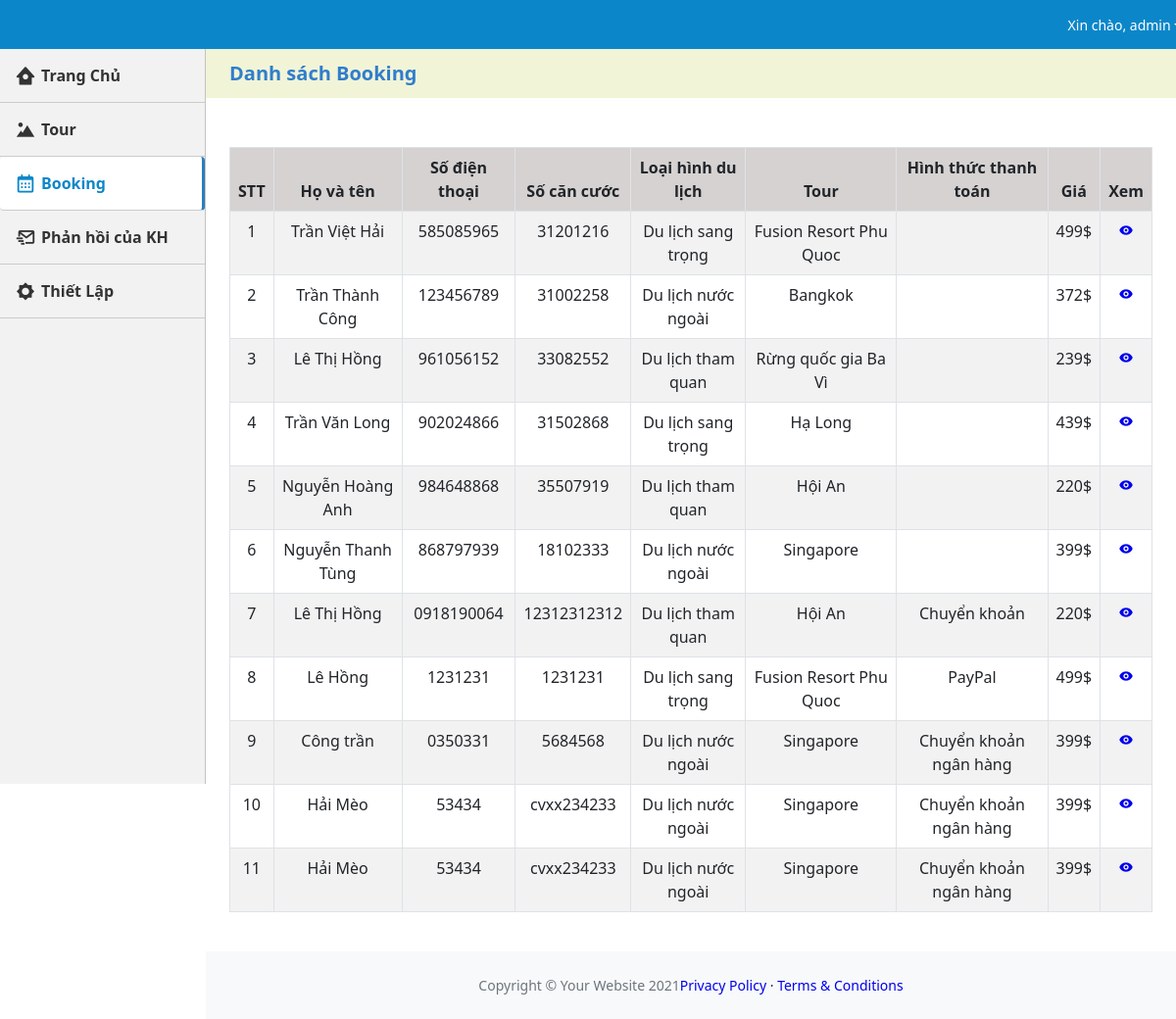
Screenshot of /booking.php (signed in) with the database file from the repository.
### tables this page shows
CREATE TABLE `tbl_booking` (
  `id_booking` int(11) NOT NULL,
  `id_tour` int(11) NOT NULL,
  `ho_va_ten` varchar(30) NOT NULL,
  `dia_chi` varchar(300) NOT NULL,
  `so_dien_thoai` varchar(15) NOT NULL,
  `so_can_cuoc` varchar(15) NOT NULL,
  `loai_hinh_DL` varchar(40) NOT NULL,
  `hinh_thuc_thanh_toan` varchar(30) NOT NULL,
  `gia` int(11) NOT NULL
);

CREATE TABLE `tbl_tour` (
  `id_tour` int(11) NOT NULL,
  `loai_hinh` varchar(30) NOT NULL,
  `diem_den` varchar(50) NOT NULL,
  `khoang_thoi_gian` varchar(30) NOT NULL,
  `anh_1` varchar(255) NOT NULL,
  `anh_2` varchar(255) NOT NULL,
  `gioi_thieu_tour` text NOT NULL,
  `dich_vu_1` varchar(40) NOT NULL,
  `dich_vu_2` varchar(40) NOT NULL,
  `dich_vu_3` varchar(40) NOT NULL,
  `dich_vu_4` varchar(40) NOT NULL,
  `dich_vu_5` varchar(40) NOT NULL,
  `gia` int(11) NOT NULL,
  `link` text NOT NULL
);

### booking.php (the view, shortened to what this page needs)
<?php
$page = 'booking';
?>
<!DOCTYPE html>
<html lang="en">
    <head>
        <link href='https://unpkg.com/boxicons@2.0.9/css/boxicons.min.css' rel='stylesheet'>
        <link href="https://cdn.jsdelivr.net/npm/simple-datatables@latest/dist/style.css" rel="stylesheet" />
        <link href="css/styles.css" rel="stylesheet" />
        <link href="css/main.css" rel="stylesheet" />
    </head>
    <body class="sb-nav-fixed">
        <nav class="sb-topnav navbar navbar-expand navbar-dark bg-dark px-4" >
            <ul class="navbar-nav ms-auto ms-md-0 ">
                <li class="nav-item dropdown">
                    <a class="nav-link dropdown-toggle" id="navbarDropdown" href="#" role="button" data-bs-toggle="dropdown" aria-expanded="false" style="font-size: 14px;">Xin chào, admin</a>
                </li>
            </ul>
        </nav>
        <div id="layoutSidenav">
            <div id="layoutSidenav_nav">
                <nav class="sb-sidenav accordion sb-sidenav-dark" id="sidenavAccordion">
                    <div class="sb-sidenav-menu">
                    <ul class="nav">
                            <li class=" <?php if($page == 'home'){echo 'active';} ?>">
                                <a class="" href="index.php"><i class='bx bxs-home-circle'></i>
                                    <b>Trang Chủ</b></a>
                            </li>
                            <li class="<?php if($page == 'tour'){echo 'active';} ?>">
                                <a class="" href="tour.php"><i class='bx bxs-landscape'></i>
                                    <b>Tour</b></a>
                            </li>
                            <li class="<?php if($page == 'booking'){echo 'active';}?>">
                                <a class="" href="booking.php"><i class='bx bx-calendar' ></i>
                                    <b>Booking</b></a>
                            </li>
                            <li class="<?php if($page == 'send'){echo 'active';}?>">
                                <a class="" href="./phan_hoi_kh.php"><i class='bx bx-mail-send'></i>
                                    <b>Phản hồi của KH</b></a>
                            </li>
                            <li class="">
                                <a class="" href="setting.php"><i class='bx bxs-brightness'></i>
                                    <b>Thiết Lập</b></a>
                            </li>
                        </ul>
                    </div>
                </nav>
            </div>
            <div id="layoutSidenav_content">
                <main>
                    <div >
                      <div class="container-list">
                        <div class="display-flex">
                            <h2 class="container-heading">Danh sách Booking</h2>
                        </div>
                      </div>
                        <div class="card mb-4 px-4">
                                <table class="table table-bordered table-striped">
                                    <thead>
                                        <tr class="bg-sm">
                                            <th style="text-align: center;">STT</th>
                                            <th style="text-align: center;">Họ và tên</th>
                                            <th style="text-align: center;">Số điện thoại</th>
                                            <th style="text-align: center;">Số căn cước</th>
                                            <th style="text-align: center;">Loại hình du lịch</th>
                                            <th style="text-align: center;">Tour</th>
                                            <th style="text-align: center;">Hình thức thanh toán</th>
                                            <th style="text-align: center;">Giá</th>
                                            <th style="text-align: center;">Xem</th>
                                        </tr>
                                    </thead>
                                    <tbfoot>
                                    <tbody>
                                    <?php
                                        include('config.php');
                                        $sql = "
                                                  SELECT *
                                                  FROM tbl_booking, tbl_tour where tbl_booking.id_tour= tbl_tour.id_tour
                                                  ORDER BY id_booking ASC";
                                        $noi_dung = mysqli_query($ket_noi, $sql);
                                        $i=0;
                                        while ($row = mysqli_fetch_array($noi_dung))
                                        {
                                            $i++;
                                        ;?>
                                        <tr>
                                            <td style="text-align: center;"><?php echo $i;?></td>
                                            <td style="text-align: center;"><?php echo $row["ho_va_ten"];?></td>
                                            <td style="text-align: center;"><?php echo $row["so_dien_thoai"];?></td>
                                            <td style="text-align: center;"><?php echo $row["so_can_cuoc"];?></td>
                                            <td style="text-align: center;"><?php echo $row["loai_hinh_DL"];?></td>
                                            <td style="text-align: center;"><?php echo $row["diem_den"];?></td>
                                            <td style="text-align: center;"><?php echo $row["hinh_thuc_thanh_toan"];?></td>
                                            <td style="text-align: center;"><?php echo $row["gia"];?>$</td>
                                            <td style="text-align: center;"><a href="booking-sua.php?id=<?php echo $row['id_booking'];?>"><i class="bx bxs-show"></i></a></td>
                                        </tr>
                                        <?php
                                        }
                                    ;?>
                                    </tbody>
                                </table>
                        </div>
                    </div>
                </main>
                <footer class="py-4 bg-light mt-auto">
                    <div class="container-fluid px-4">
                        <div class="d-flex align-items-center justify-content-between small">
                            <div class="text-muted">Copyright &copy; Your Website 2021</div>
                            <div>
                                <a href="#">Privacy Policy</a>
                                &middot;
                                <a href="#">Terms &amp; Conditions</a>
                            </div>
                        </div>
                    </div>
                </footer>
            </div>
        </div>
    </body>
</html>

### css/main.css (style rules this page uses)
a { text-decoration: none; }
.sb-sidenav-menu .nav li { line-height: 30px; }
.sb-sidenav-menu .nav li a { position: relative; display: flex; align-items: center; padding: 12px 15px; color: #333; border-bottom: 1px solid #ccc; }
.sb-sidenav-menu .nav li a i { font-size: 22px; padding-right: 5px }
.sb-sidenav-menu .nav li.active a { background-color: white !important; border-right: 3px solid #2B7DBC; color: #0b87c9; border-radius: 4px; }
.container-heading { margin: 0; color: #307ECC; font-size: 20px; font-weight: bold; line-height: 50px; }
.bg-sm { background-color:#d6d2d2; }
.display-flex { display: flex; justify-content:space-between; padding-right: 1.5rem !important; padding-left: 1.5rem !important; }
.container-list { background-color: #f2f4d7; margin-bottom: 50px; }

### rows the page displays
tbl_booking: ho_va_ten "Trần Việt Hải", so_dien_thoai "585085965", so_can_cuoc "31201216", loai_hinh_DL "Du lịch sang trọng", id_tour.diem_den "Fusion Resort Phu Quoc", id_tour.gia "499"
tbl_booking: ho_va_ten "Trần Thành Công", so_dien_thoai "123456789", so_can_cuoc "31002258", loai_hinh_DL "Du lịch nước ngoài", id_tour.diem_den "Bangkok", id_tour.gia "372"
tbl_booking: ho_va_ten "Lê Thị Hồng", so_dien_thoai "961056152", so_can_cuoc "33082552", loai_hinh_DL "Du lịch tham quan", id_tour.diem_den "Rừng quốc gia Ba Vì", id_tour.gia "239"
tbl_booking: ho_va_ten "Trần Văn Long", so_dien_thoai "902024866", so_can_cuoc "31502868", loai_hinh_DL "Du lịch sang trọng", id_tour.diem_den "Hạ Long", id_tour.gia "439"
tbl_booking: ho_va_ten "Nguyễn Hoàng Anh", so_dien_thoai "984648868", so_can_cuoc "35507919", loai_hinh_DL "Du lịch tham quan", id_tour.diem_den "Hội An", id_tour.gia "220"
tbl_booking: ho_va_ten "Nguyễn Thanh Tùng", so_dien_thoai "868797939", so_can_cuoc "18102333", loai_hinh_DL "Du lịch nước ngoài", id_tour.diem_den "Singapore", id_tour.gia "399"
tbl_booking: ho_va_ten "Lê Thị Hồng", so_dien_thoai "0918190064", so_can_cuoc "12312312312", loai_hinh_DL "Du lịch tham quan", id_tour.diem_den "Hội An", hinh_thuc_thanh_toan "Chuyển khoản", id_tour.gia "220"
tbl_booking: ho_va_ten "Lê Hồng", so_dien_thoai "1231231", so_can_cuoc "1231231", loai_hinh_DL "Du lịch sang trọng", id_tour.diem_den "Fusion Resort Phu Quoc", hinh_thuc_thanh_toan "PayPal", id_tour.gia "499"
tbl_booking: ho_va_ten "Công trần", so_dien_thoai "0350331", so_can_cuoc "5684568", loai_hinh_DL "Du lịch nước ngoài", id_tour.diem_den "Singapore", hinh_thuc_thanh_toan "Chuyển khoản ngân hàng", id_tour.gia "399"
tbl_booking: ho_va_ten "Hải Mèo", so_dien_thoai "53434", so_can_cuoc "cvxx234233", loai_hinh_DL "Du lịch nước ngoài", id_tour.diem_den "Singapore", hinh_thuc_thanh_toan "Chuyển khoản ngân hàng", id_tour.gia "399"
tbl_booking: ho_va_ten "Hải Mèo", so_dien_thoai "53434", so_can_cuoc "cvxx234233", loai_hinh_DL "Du lịch nước ngoài", id_tour.diem_den "Singapore", hinh_thuc_thanh_toan "Chuyển khoản ngân hàng", id_tour.gia "399"
